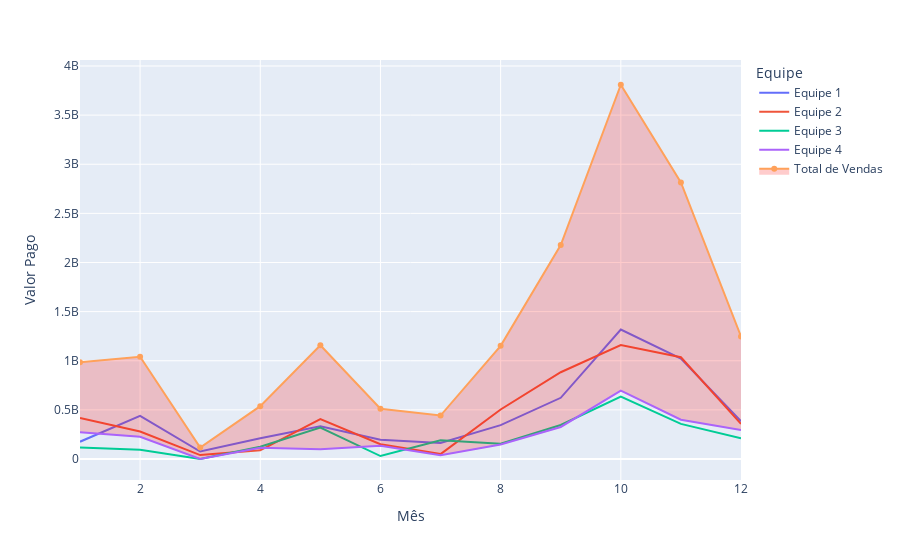

Notebook source saved alongside this figure:
### Markdown cell above
Gráfico: Total Pago x Equipe (Seg. por Mês)
_______________________________________

### Code cell
gpValorPgE = df.groupby(['Mês', 'Equipe'])['Valor Pago'].sum().reset_index()
gpValorPgM = df.groupby('Mês')['Valor Pago'].sum().reset_index()

#Gráfico de linhas, tendo no eixo x o valor pago e, no eixo y, o mês, segregado por legendas, indexada pela coluna 'Equipe'
grafValorPgM = px.line(
    gpValorPgE,
    y = "Valor Pago",
    x = "Mês",
    color = "Equipe"
)

#Ainda no mesmo gráfico iremos adicionar a linha de total de vendas por mês
grafValorPgM.add_trace(
    go.Scatter(
        y = gpValorPgM["Valor Pago"],
        x = gpValorPgM["Mês"],
        mode = 'lines+markers',
        fill = 'tonexty',
        fillcolor = 'rgba (255,0,0,0.2)',
        name = 'Total de Vendas'
    )
)

### Figure 1 — Plotly figure (JSON) as saved in the notebook; plotly's stock layout.template omitted (floating-point values rounded to 4 significant figures)
{"data": [{"hovertemplate": "Equipe=Equipe 1<br>Mês=%{x}<br>Valor Pago=%{y}<extra></extra>", "legendgroup": "Equipe 1", "line": {"color": "#636efa", "dash": "solid"}, "marker": {"symbol": "circle"}, "mode": "lines", "name": "Equipe 1", "orientation": "v", "showlegend": true, "type": "scatter", "x": [1, 2, 3, 4, 5, 6, 7, 8, 9, 10, 11, 12], "xaxis": "x", "y": [176000000, 440000000, 76000000, 212000000, 334000000, 196000000, 164000000, 345000000, 623000000, 1317000000, 1021000000, 384000000], "yaxis": "y"}, {"hovertemplate": "Equipe=Equipe 2<br>Mês=%{x}<br>Valor Pago=%{y}<extra></extra>", "legendgroup": "Equipe 2", "line": {"color": "#EF553B", "dash": "solid"}, "marker": {"symbol": "circle"}, "mode": "lines", "name": "Equipe 2", "orientation": "v", "showlegend": true, "type": "scatter", "x": [1, 2, 3, 4, 5, 6, 7, 8, 9, 10, 11, 12], "xaxis": "x", "y": [418000000, 280000000, 40000000, 88000000, 406000000, 150000000, 50000000, 504000000, 883000000, 1160000000, 1036000000, 357000000], "yaxis": "y"}, {"hovertemplate": "Equipe=Equipe 3<br>Mês=%{x}<br>Valor Pago=%{y}<extra></extra>", "legendgroup": "Equipe 3", "line": {"color": "#00cc96", "dash": "solid"}, "marker": {"symbol": "circle"}, "mode": "lines", "name": "Equipe 3", "orientation": "v", "showlegend": true, "type": "scatter", "x": [1, 2, 3, 4, 5, 6, 7, 8, 9, 10, 11, 12], "xaxis": "x", "y": [118000000, 94000000, 0, 124000000, 320000000, 30000000, 190000000, 155000000, 346000000, 635000000, 357000000, 210000000], "yaxis": "y"}, {"hovertemplate": "Equipe=Equipe 4<br>Mês=%{x}<br>Valor Pago=%{y}<extra></extra>", "legendgroup": "Equipe 4", "line": {"color": "#ab63fa", "dash": "solid"}, "marker": {"symbol": "circle"}, "mode": "lines", "name": "Equipe 4", "orientation": "v", "showlegend": true, "type": "scatter", "x": [1, 2, 3, 4, 5, 6, 7, 8, 9, 10, 11, 12], "xaxis": "x", "y": [272000000, 226000000, 0, 114000000, 98000000, 136000000, 38000000, 148000000, 326000000, 697000000, 400000000, 296000000], "yaxis": "y"}, {"fill": "tonexty", "fillcolor": "rgba (255,0,0,0.2)", "mode": "lines+markers", "name": "Total de Vendas", "type": "scatter", "x": [1, 2, 3, 4, 5, 6, 7, 8, 9, 10, 11, 12], "y": [984000000, 1040000000, 116000000, 538000000, 1158000000, 512000000, 442000000, 1152000000, 2178000000, 3809000000, 2814000000, 1247000000]}], "layout": {"autosize": true, "legend": {"title": {"text": "Equipe"}, "tracegroupgap": 0}, "margin": {"t": 60}, "xaxis": {"anchor": "y", "autorange": true, "domain": [0, 1], "range": [1, 12], "title": {"text": "Mês"}, "type": "linear"}, "yaxis": {"anchor": "x", "autorange": true, "domain": [0, 1], "range": [-215700000.0, 4098000000.0], "title": {"text": "Valor Pago"}, "type": "linear"}}}
